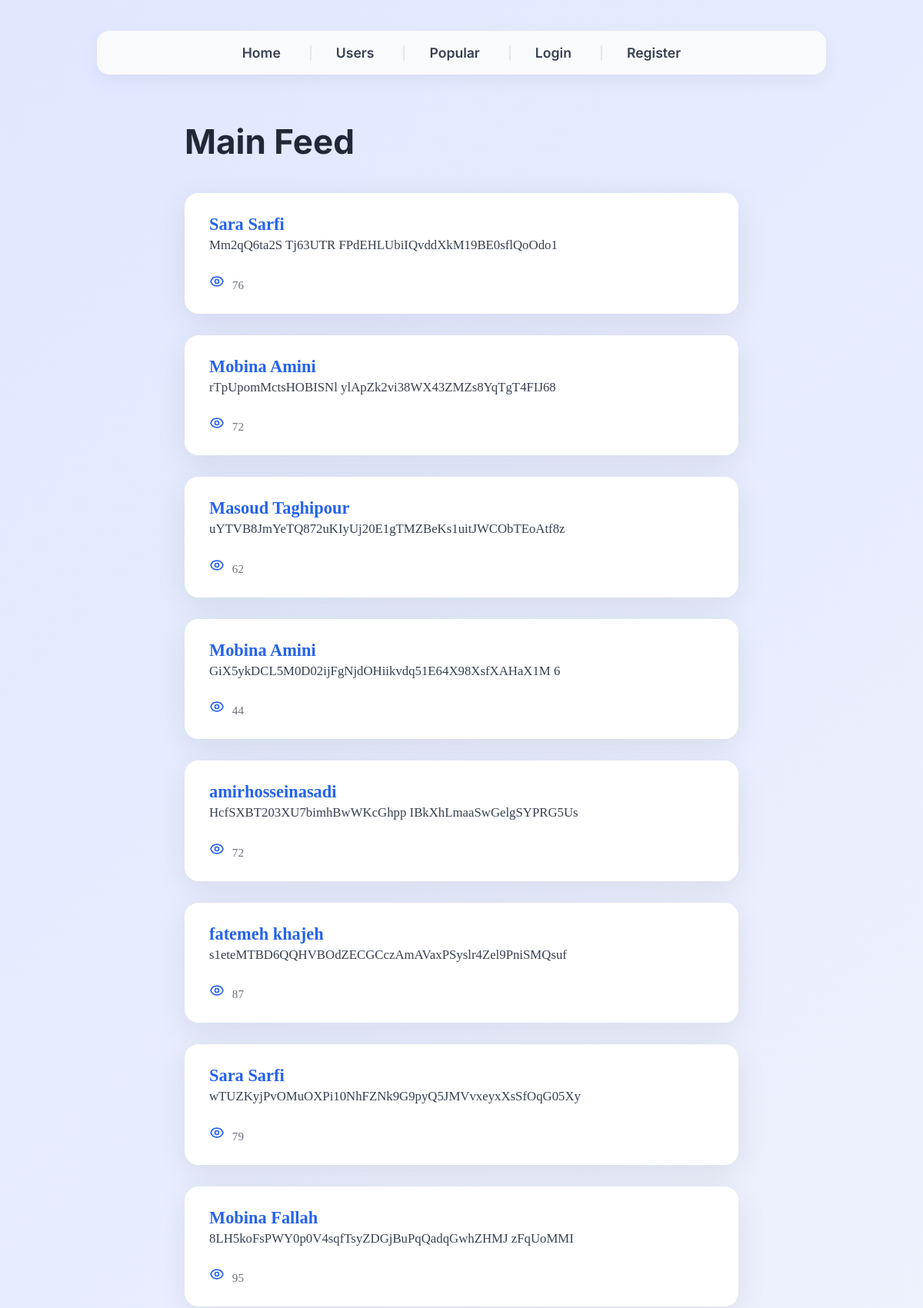
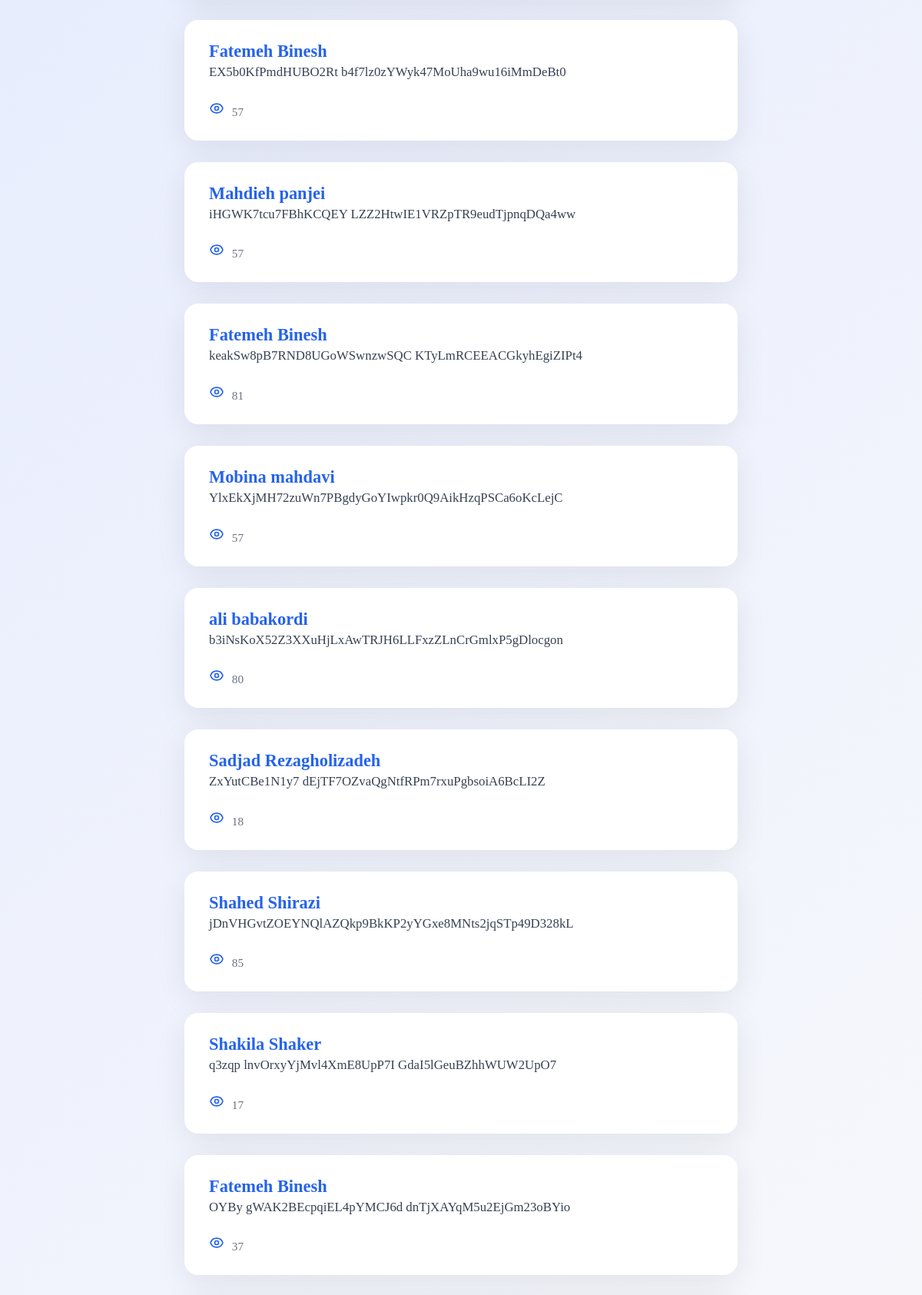
The app's page /?page=main&p=4 (upper part) with its own data (2 pictures, top to bottom).
### tables this page shows
CREATE TABLE `posts` (
  `id` int(11) NOT NULL,
  `user_id` int(11) NOT NULL,
  `content` varchar(50) NOT NULL
);

CREATE TABLE `users` (
  `id` int(11) NOT NULL,
  `name` varchar(100) NOT NULL,
  `email` varchar(100) NOT NULL,
  `password` varchar(64) NOT NULL
);

### core/View.php (called while the page is built, shortened)
<?php
class View
{
    public static function render(string $view, array $data = []): void
    {
        extract($data);
        include __DIR__ . "/../views/{$view}.php";
    }
}

### controllers/PostController.php (called while the page is built, shortened)
<?php
class PostController
{
    public function main(): void
    {
        $currentPage = isset($_GET['p']) ? max(1, (int)$_GET['p']) : 1;
        $postsList = Post::getAllPaginated($currentPage);
        View::render('main', ['posts' => $postsList, 'page' => $currentPage]);
    }
}

### index.php (called while the page is built, shortened)
<?php
Router::route();

### models/Post.php (called while the page is built, shortened)
<?php
class Post
{
    public static function getAllPaginated(int $page, int $limit = 20): array
    {
        $offset = ($page - 1) * $limit;
        $db = Database::connect();
        $sql = "
            SELECT posts.*, users.name AS user_name, COALESCE(pv.views, 0) AS view_count
            FROM posts
            JOIN users ON posts.user_id = users.id
            LEFT JOIN (
                SELECT post_id, views FROM post_views
            ) pv ON pv.post_id = posts.id
            ORDER BY posts.id DESC
            LIMIT :limit OFFSET :offset
        ";
        $stmt = $db->prepare($sql);
        $stmt->bindValue(':limit', $limit, PDO::PARAM_INT);
        $stmt->bindValue(':offset', $offset, PDO::PARAM_INT);
        $stmt->execute();
        return $stmt->fetchAll(PDO::FETCH_ASSOC);
    }
}

### views/main.php (the view, shortened to what this page needs)
<?php
include 'views/navbar.php';
?>
<h1>Main Feed</h1>
<?php if (empty($posts)): ?>
  <div class="no-posts">No posts available.</div>
<?php else: ?>
  <div class="posts-container">
    <?php foreach ($posts as $post): ?>
      <article class="post-card" tabindex="0" aria-label="Post by <?= htmlspecialchars($post['user_name']) ?>">
        <header class="post-header">
          <strong class="post-user"><?= htmlspecialchars($post['user_name']) ?></strong>
        </header>
        <section class="post-content">
          <p><?= nl2br(htmlspecialchars($post['content'])) ?></p>
        </section>
        <footer class="post-footer">
          <span class="post-views" aria-label="Number of views">
            <?= (int)$post['view_count'] ?>
          </span>
        </footer>
      </article>
    <?php endforeach; ?>
  </div>
<?php endif; ?>

### views/main.php (style rules this page uses)
h1 { font-family: 'Inter', sans-serif; font-weight: 700; font-size: 2.75rem; margin-bottom: 40px; color: #1f2937; user-select: none; max-width: 720px; margin-left: auto; margin-right: auto; text-align: left; }
.posts-container { max-width: 720px; margin: 0 auto; display: flex; flex-direction: column; gap: 28px; }
.post-card { background-color: #ffffff; border-radius: 18px; box-shadow: 0 10px 40px rgba(0,0,0,0.08); padding: 28px 32px; transition: box-shadow 0.4s ease, transform 0.4s ease; cursor: default; user-select: text; opacity: 0; transform: translateY(20px); animation: fadeInUp 0.6s forwards; }
.post-card:nth-child(1) { animation-delay: 0.1s; }
.post-card:nth-child(2) { animation-delay: 0.2s; }
.post-card:nth-child(3) { animation-delay: 0.3s; }
.post-card:nth-child(4) { animation-delay: 0.4s; }
.post-user { font-weight: 700; font-size: 1.4rem; color: #2563eb; margin-bottom: 14px; }
.post-content p { font-size: 1.05rem; color: #374151; line-height: 1.7; margin: 0; white-space: pre-wrap; }
.post-footer { margin-top: 22px; font-size: 0.95rem; color: #6b7280; display: flex; align-items: center; gap: 8px; }
.eye-icon { width: 20px; height: 20px; stroke: #2563eb; margin-right: 6px; }

### records on screen
posts: user.name "Sara Sarfi", content "Mm2qQ6ta2S Tj63UTR FPdEHLUbiIQvddXkM19BE0sflQoOdo1", view_count "76"
posts: user.name "Mobina Amini", content "rTpUpomMctsHOBISNl ylApZk2vi38WX43ZMZs8YqTgT4FIJ68", view_count "72"
posts: user.name "Masoud Taghipour", content "uYTVB8JmYeTQ872uKIyUj20E1gTMZBeKs1uitJWCObTEoAtf8z", view_count "62"
posts: user.name "Mobina Amini", content "GiX5ykDCL5M0D02ijFgNjdOHiikvdq51E64X98XsfXAHaX1M 6", view_count "44"
posts: user.name "amirhosseinasadi", content "HcfSXBT203XU7bimhBwWKcGhpp IBkXhLmaaSwGelgSYPRG5Us", view_count "72"
posts: user.name "fatemeh khajeh", content "s1eteMTBD6QQHVBOdZECGCczAmAVaxPSyslr4Zel9PniSMQsuf", view_count "87"
posts: user.name "Sara Sarfi", content "wTUZKyjPvOMuOXPi10NhFZNk9G9pyQ5JMVvxeyxXsSfOqG05Xy", view_count "79"
posts: user.name "Mobina Fallah", content "8LH5koFsPWY0p0V4sqfTsyZDGjBuPqQadqGwhZHMJ zFqUoMMI", view_count "95"
posts: user.name "Fatemeh Binesh", content "EX5b0KfPmdHUBO2Rt b4f7lz0zYWyk47MoUha9wu16iMmDeBt0", view_count "57"
posts: user.name "Mahdieh panjei", content "iHGWK7tcu7FBhKCQEY LZZ2HtwIE1VRZpTR9eudTjpnqDQa4ww", view_count "57"
posts: user.name "Fatemeh Binesh", content "keakSw8pB7RND8UGoWSwnzwSQC KTyLmRCEEACGkyhEgiZIPt4", view_count "81"
posts: user.name "Mobina mahdavi", content "YlxEkXjMH72zuWn7PBgdyGoYIwpkr0Q9AikHzqPSCa6oKcLejC", view_count "57"
posts: user.name "ali babakordi", content "b3iNsKoX52Z3XXuHjLxAwTRJH6LLFxzZLnCrGmlxP5gDlocgon", view_count "80"
posts: user.name "Sadjad Rezagholizadeh", content "ZxYutCBe1N1y7 dEjTF7OZvaQgNtfRPm7rxuPgbsoiA6BcLI2Z", view_count "18"
posts: user.name "Shahed Shirazi", content "jDnVHGvtZOEYNQlAZQkp9BkKP2yYGxe8MNts2jqSTp49D328kL", view_count "85"
posts: user.name "Shakila Shaker", content "q3zqp lnvOrxyYjMvl4XmE8UpP7I GdaI5lGeuBZhhWUW2UpO7", view_count "17"
posts: user.name "Fatemeh Binesh", content "OYBy gWAK2BEcpqiEL4pYMCJ6d dnTjXAYqM5u2EjGm23oBYio", view_count "37"
